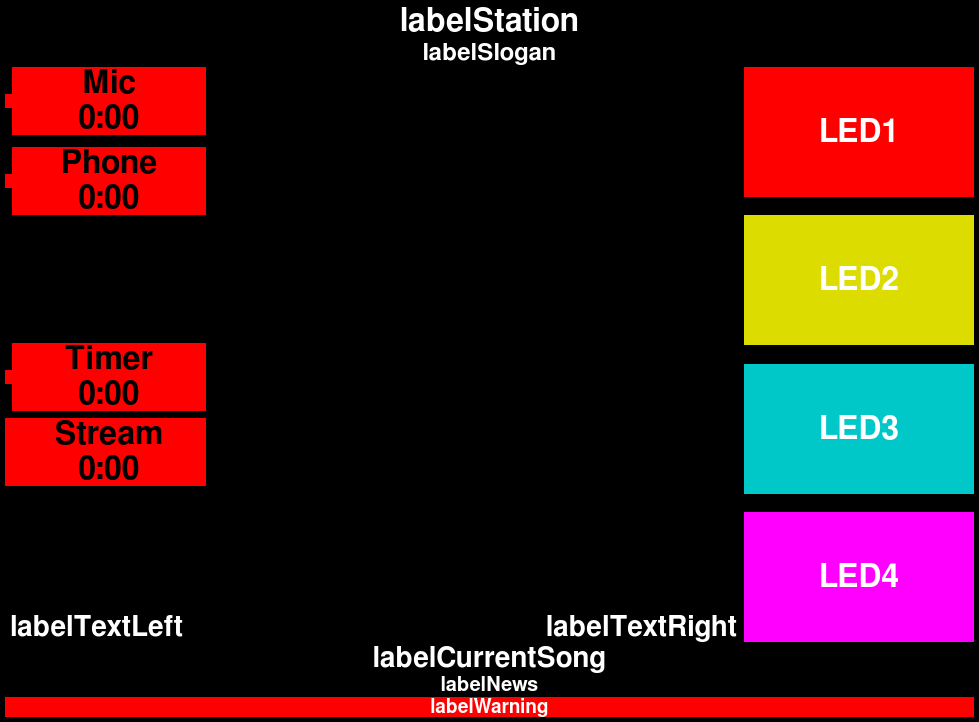
<?xml version="1.0" encoding="UTF-8"?>
<ui version="4.0">
 <class>MainScreen</class>
 <widget class="QWidget" name="MainScreen">
  <property name="windowModality">
   <enum>Qt::NonModal</enum>
  </property>
  <property name="enabled">
   <bool>true</bool>
  </property>
  <property name="geometry">
   <rect>
    <x>0</x>
    <y>0</y>
    <width>979</width>
    <height>722</height>
   </rect>
  </property>
  <property name="minimumSize">
   <size>
    <width>0</width>
    <height>0</height>
   </size>
  </property>
  <property name="palette">
   <palette>
    <active>
     <colorrole role="Base">
      <brush brushstyle="SolidPattern">
       <color alpha="255">
        <red>255</red>
        <green>255</green>
        <blue>255</blue>
       </color>
      </brush>
     </colorrole>
     <colorrole role="Window">
      <brush brushstyle="SolidPattern">
       <color alpha="255">
        <red>0</red>
        <green>0</green>
        <blue>0</blue>
       </color>
      </brush>
     </colorrole>
    </active>
    <inactive>
     <colorrole role="Base">
      <brush brushstyle="SolidPattern">
       <color alpha="255">
        <red>255</red>
        <green>255</green>
        <blue>255</blue>
       </color>
      </brush>
     </colorrole>
     <colorrole role="Window">
      <brush brushstyle="SolidPattern">
       <color alpha="255">
        <red>0</red>
        <green>0</green>
        <blue>0</blue>
       </color>
      </brush>
     </colorrole>
    </inactive>
    <disabled>
     <colorrole role="Base">
      <brush brushstyle="SolidPattern">
       <color alpha="255">
        <red>0</red>
        <green>0</green>
        <blue>0</blue>
       </color>
      </brush>
     </colorrole>
     <colorrole role="Window">
      <brush brushstyle="SolidPattern">
       <color alpha="255">
        <red>0</red>
        <green>0</green>
        <blue>0</blue>
       </color>
      </brush>
     </colorrole>
    </disabled>
   </palette>
  </property>
  <property name="windowTitle">
   <string>OnAirScreen</string>
  </property>
  <property name="windowIcon">
   <iconset resource="resources.qrc">
    <normaloff>:/oas_icon/images/oas_icon.png</normaloff>:/oas_icon/images/oas_icon.png</iconset>
  </property>
  <property name="autoFillBackground">
   <bool>false</bool>
  </property>
  <layout class="QGridLayout" name="gridLayout">
   <property name="margin">
    <number>5</number>
   </property>
   <property name="spacing">
    <number>2</number>
   </property>
   <item row="2" column="0">
    <widget class="QFrame" name="AirLED_2">
     <property name="sizePolicy">
      <sizepolicy hsizetype="Preferred" vsizetype="Maximum">
       <horstretch>0</horstretch>
       <verstretch>0</verstretch>
      </sizepolicy>
     </property>
     <property name="maximumSize">
      <size>
       <width>220</width>
       <height>16777215</height>
      </size>
     </property>
     <layout class="QHBoxLayout" name="Air2HorizontalLayout">
      <property name="spacing">
       <number>0</number>
      </property>
      <property name="leftMargin">
       <number>0</number>
      </property>
      <property name="topMargin">
       <number>5</number>
      </property>
      <property name="rightMargin">
       <number>0</number>
      </property>
      <property name="bottomMargin">
       <number>5</number>
      </property>
      <item>
       <widget class="QLabel" name="AirIcon_2">
        <property name="sizePolicy">
         <sizepolicy hsizetype="Maximum" vsizetype="Maximum">
          <horstretch>0</horstretch>
          <verstretch>0</verstretch>
         </sizepolicy>
        </property>
        <property name="styleSheet">
         <string notr="true">background-color: rgb(255, 0, 0);</string>
        </property>
        <property name="frameShadow">
         <enum>QFrame::Plain</enum>
        </property>
        <property name="text">
         <string/>
        </property>
        <property name="pixmap">
         <pixmap resource="resources.qrc">:/phone_icon/images/phone_icon.png</pixmap>
        </property>
        <property name="scaledContents">
         <bool>false</bool>
        </property>
        <property name="margin">
         <number>5</number>
        </property>
       </widget>
      </item>
      <item>
       <widget class="QLabel" name="AirLabel_2">
        <property name="sizePolicy">
         <sizepolicy hsizetype="MinimumExpanding" vsizetype="Minimum">
          <horstretch>0</horstretch>
          <verstretch>0</verstretch>
         </sizepolicy>
        </property>
        <property name="minimumSize">
         <size>
          <width>140</width>
          <height>0</height>
         </size>
        </property>
        <property name="maximumSize">
         <size>
          <width>16777215</width>
          <height>16777215</height>
         </size>
        </property>
        <property name="font">
         <font>
          <family>FreeSans</family>
          <pointsize>24</pointsize>
          <weight>75</weight>
          <bold>true</bold>
         </font>
        </property>
        <property name="styleSheet">
         <string notr="true">background-color: rgb(255, 0, 0);</string>
        </property>
        <property name="text">
         <string>Phone
0:00</string>
        </property>
        <property name="alignment">
         <set>Qt::AlignCenter</set>
        </property>
       </widget>
      </item>
     </layout>
    </widget>
   </item>
   <item row="8" column="0" colspan="3">
    <layout class="QVBoxLayout" name="LayoutBottom">
     <item>
      <widget class="QLabel" name="labelCurrentSong">
       <property name="enabled">
        <bool>true</bool>
       </property>
       <property name="font">
        <font>
         <family>FreeSans</family>
         <pointsize>21</pointsize>
         <weight>75</weight>
         <bold>true</bold>
        </font>
       </property>
       <property name="styleSheet">
        <string notr="true">color: rgb(255, 255, 255);</string>
       </property>
       <property name="text">
        <string>labelCurrentSong</string>
       </property>
       <property name="alignment">
        <set>Qt::AlignCenter</set>
       </property>
      </widget>
     </item>
     <item>
      <widget class="QLabel" name="labelNews">
       <property name="enabled">
        <bool>true</bool>
       </property>
       <property name="font">
        <font>
         <family>FreeSans</family>
         <pointsize>15</pointsize>
         <weight>75</weight>
         <bold>true</bold>
        </font>
       </property>
       <property name="styleSheet">
        <string notr="true">color: rgb(255, 255, 255);</string>
       </property>
       <property name="text">
        <string>labelNews</string>
       </property>
       <property name="alignment">
        <set>Qt::AlignCenter</set>
       </property>
      </widget>
     </item>
     <item>
      <widget class="QLabel" name="labelWarning">
       <property name="font">
        <font>
         <family>FreeSans</family>
         <pointsize>14</pointsize>
         <weight>75</weight>
         <bold>true</bold>
        </font>
       </property>
       <property name="styleSheet">
        <string notr="true">background-color: rgb(255, 0, 0);
color: rgb(255, 255, 255);</string>
       </property>
       <property name="text">
        <string>labelWarning</string>
       </property>
       <property name="alignment">
        <set>Qt::AlignCenter</set>
       </property>
      </widget>
     </item>
    </layout>
   </item>
   <item row="1" column="0">
    <widget class="QFrame" name="AirLED_1">
     <property name="sizePolicy">
      <sizepolicy hsizetype="Preferred" vsizetype="Maximum">
       <horstretch>0</horstretch>
       <verstretch>0</verstretch>
      </sizepolicy>
     </property>
     <property name="maximumSize">
      <size>
       <width>220</width>
       <height>16777215</height>
      </size>
     </property>
     <layout class="QHBoxLayout" name="horizontalLayout_2">
      <property name="spacing">
       <number>0</number>
      </property>
      <property name="leftMargin">
       <number>0</number>
      </property>
      <property name="topMargin">
       <number>0</number>
      </property>
      <property name="rightMargin">
       <number>0</number>
      </property>
      <property name="bottomMargin">
       <number>5</number>
      </property>
      <item>
       <widget class="QLabel" name="AirIcon_1">
        <property name="sizePolicy">
         <sizepolicy hsizetype="Maximum" vsizetype="Maximum">
          <horstretch>0</horstretch>
          <verstretch>0</verstretch>
         </sizepolicy>
        </property>
        <property name="styleSheet">
         <string notr="true">background-color: rgb(255, 0, 0);</string>
        </property>
        <property name="frameShadow">
         <enum>QFrame::Plain</enum>
        </property>
        <property name="text">
         <string/>
        </property>
        <property name="pixmap">
         <pixmap resource="resources.qrc">:/mic_icon.png/images/mic_icon.png</pixmap>
        </property>
        <property name="scaledContents">
         <bool>false</bool>
        </property>
        <property name="margin">
         <number>5</number>
        </property>
       </widget>
      </item>
      <item>
       <widget class="QLabel" name="AirLabel_1">
        <property name="sizePolicy">
         <sizepolicy hsizetype="MinimumExpanding" vsizetype="Minimum">
          <horstretch>0</horstretch>
          <verstretch>0</verstretch>
         </sizepolicy>
        </property>
        <property name="minimumSize">
         <size>
          <width>140</width>
          <height>0</height>
         </size>
        </property>
        <property name="maximumSize">
         <size>
          <width>16777215</width>
          <height>16777215</height>
         </size>
        </property>
        <property name="font">
         <font>
          <family>FreeSans</family>
          <pointsize>24</pointsize>
          <weight>75</weight>
          <bold>true</bold>
         </font>
        </property>
        <property name="styleSheet">
         <string notr="true">background-color: rgb(255, 0, 0);</string>
        </property>
        <property name="text">
         <string>Mic
0:00</string>
        </property>
        <property name="alignment">
         <set>Qt::AlignCenter</set>
        </property>
       </widget>
      </item>
     </layout>
    </widget>
   </item>
   <item row="3" column="0">
    <spacer name="verticalSpacer_4">
     <property name="orientation">
      <enum>Qt::Vertical</enum>
     </property>
     <property name="sizeHint" stdset="0">
      <size>
       <width>20</width>
       <height>40</height>
      </size>
     </property>
    </spacer>
   </item>
   <item row="7" column="0" colspan="2">
    <layout class="QHBoxLayout" name="horizontalLayout">
     <property name="leftMargin">
      <number>5</number>
     </property>
     <property name="rightMargin">
      <number>5</number>
     </property>
     <item>
      <widget class="QLabel" name="labelTextLeft">
       <property name="font">
        <font>
         <family>FreeSans</family>
         <pointsize>21</pointsize>
         <weight>75</weight>
         <bold>true</bold>
        </font>
       </property>
       <property name="styleSheet">
        <string notr="true">color: rgb(255, 255, 255);</string>
       </property>
       <property name="text">
        <string>labelTextLeft</string>
       </property>
      </widget>
     </item>
     <item>
      <widget class="QLabel" name="labelTextRight">
       <property name="font">
        <font>
         <family>FreeSans</family>
         <pointsize>21</pointsize>
         <weight>75</weight>
         <bold>true</bold>
        </font>
       </property>
       <property name="styleSheet">
        <string notr="true">color: rgb(255, 255, 255);</string>
       </property>
       <property name="text">
        <string>labelTextRight</string>
       </property>
       <property name="alignment">
        <set>Qt::AlignRight|Qt::AlignTrailing|Qt::AlignVCenter</set>
       </property>
      </widget>
     </item>
    </layout>
   </item>
   <item row="1" column="2" rowspan="7">
    <layout class="QVBoxLayout" name="verticalLayout" stretch="10,1,10,1,10,1,10">
     <property name="spacing">
      <number>6</number>
     </property>
     <item>
      <widget class="QLabel" name="buttonLED1">
       <property name="sizePolicy">
        <sizepolicy hsizetype="Minimum" vsizetype="Expanding">
         <horstretch>0</horstretch>
         <verstretch>0</verstretch>
        </sizepolicy>
       </property>
       <property name="minimumSize">
        <size>
         <width>230</width>
         <height>120</height>
        </size>
       </property>
       <property name="font">
        <font>
         <family>FreeSans</family>
         <pointsize>24</pointsize>
         <weight>75</weight>
         <bold>true</bold>
        </font>
       </property>
       <property name="styleSheet">
        <string notr="true">background-color: rgb(255, 0, 0);
color: rgb(255, 255, 255);</string>
       </property>
       <property name="text">
        <string>LED1</string>
       </property>
       <property name="alignment">
        <set>Qt::AlignCenter</set>
       </property>
      </widget>
     </item>
     <item>
      <spacer name="verticalSpacer">
       <property name="orientation">
        <enum>Qt::Vertical</enum>
       </property>
       <property name="sizeType">
        <enum>QSizePolicy::MinimumExpanding</enum>
       </property>
       <property name="sizeHint" stdset="0">
        <size>
         <width>20</width>
         <height>5</height>
        </size>
       </property>
      </spacer>
     </item>
     <item>
      <widget class="QLabel" name="buttonLED2">
       <property name="sizePolicy">
        <sizepolicy hsizetype="Minimum" vsizetype="Expanding">
         <horstretch>0</horstretch>
         <verstretch>0</verstretch>
        </sizepolicy>
       </property>
       <property name="minimumSize">
        <size>
         <width>230</width>
         <height>120</height>
        </size>
       </property>
       <property name="font">
        <font>
         <family>FreeSans</family>
         <pointsize>24</pointsize>
         <weight>75</weight>
         <bold>true</bold>
        </font>
       </property>
       <property name="styleSheet">
        <string notr="true">background-color: rgb(220, 220, 0);
color: rgb(255, 255, 255);</string>
       </property>
       <property name="text">
        <string>LED2</string>
       </property>
       <property name="alignment">
        <set>Qt::AlignCenter</set>
       </property>
      </widget>
     </item>
     <item>
      <spacer name="verticalSpacer_2">
       <property name="orientation">
        <enum>Qt::Vertical</enum>
       </property>
       <property name="sizeType">
        <enum>QSizePolicy::MinimumExpanding</enum>
       </property>
       <property name="sizeHint" stdset="0">
        <size>
         <width>20</width>
         <height>5</height>
        </size>
       </property>
      </spacer>
     </item>
     <item>
      <widget class="QLabel" name="buttonLED3">
       <property name="sizePolicy">
        <sizepolicy hsizetype="Minimum" vsizetype="Expanding">
         <horstretch>0</horstretch>
         <verstretch>0</verstretch>
        </sizepolicy>
       </property>
       <property name="minimumSize">
        <size>
         <width>230</width>
         <height>120</height>
        </size>
       </property>
       <property name="font">
        <font>
         <family>FreeSans</family>
         <pointsize>24</pointsize>
         <weight>75</weight>
         <bold>true</bold>
        </font>
       </property>
       <property name="styleSheet">
        <string notr="true">background-color: rgb(0, 200, 200);
color: rgb(255, 255, 255);</string>
       </property>
       <property name="text">
        <string>LED3</string>
       </property>
       <property name="alignment">
        <set>Qt::AlignCenter</set>
       </property>
      </widget>
     </item>
     <item>
      <spacer name="verticalSpacer_3">
       <property name="orientation">
        <enum>Qt::Vertical</enum>
       </property>
       <property name="sizeType">
        <enum>QSizePolicy::MinimumExpanding</enum>
       </property>
       <property name="sizeHint" stdset="0">
        <size>
         <width>20</width>
         <height>5</height>
        </size>
       </property>
      </spacer>
     </item>
     <item>
      <widget class="QLabel" name="buttonLED4">
       <property name="minimumSize">
        <size>
         <width>230</width>
         <height>120</height>
        </size>
       </property>
       <property name="font">
        <font>
         <family>FreeSans</family>
         <pointsize>24</pointsize>
         <weight>75</weight>
         <bold>true</bold>
        </font>
       </property>
       <property name="styleSheet">
        <string notr="true">background-color: rgb(255, 0, 255);
color: rgb(255, 255, 255);</string>
       </property>
       <property name="text">
        <string>LED4</string>
       </property>
       <property name="alignment">
        <set>Qt::AlignCenter</set>
       </property>
      </widget>
     </item>
    </layout>
   </item>
   <item row="0" column="0" colspan="3">
    <layout class="QVBoxLayout" name="verticalLayout_2">
     <item>
      <widget class="QLabel" name="labelStation">
       <property name="sizePolicy">
        <sizepolicy hsizetype="Expanding" vsizetype="Preferred">
         <horstretch>0</horstretch>
         <verstretch>0</verstretch>
        </sizepolicy>
       </property>
       <property name="palette">
        <palette>
         <active>
          <colorrole role="WindowText">
           <brush brushstyle="SolidPattern">
            <color alpha="255">
             <red>255</red>
             <green>255</green>
             <blue>255</blue>
            </color>
           </brush>
          </colorrole>
         </active>
         <inactive>
          <colorrole role="WindowText">
           <brush brushstyle="SolidPattern">
            <color alpha="255">
             <red>255</red>
             <green>255</green>
             <blue>255</blue>
            </color>
           </brush>
          </colorrole>
         </inactive>
         <disabled>
          <colorrole role="WindowText">
           <brush brushstyle="SolidPattern">
            <color alpha="255">
             <red>146</red>
             <green>145</green>
             <blue>144</blue>
            </color>
           </brush>
          </colorrole>
         </disabled>
        </palette>
       </property>
       <property name="font">
        <font>
         <family>FreeSans</family>
         <pointsize>24</pointsize>
         <weight>75</weight>
         <bold>true</bold>
        </font>
       </property>
       <property name="autoFillBackground">
        <bool>false</bool>
       </property>
       <property name="text">
        <string>labelStation</string>
       </property>
       <property name="scaledContents">
        <bool>false</bool>
       </property>
       <property name="alignment">
        <set>Qt::AlignCenter</set>
       </property>
      </widget>
     </item>
     <item>
      <widget class="QLabel" name="labelSlogan">
       <property name="sizeIncrement">
        <size>
         <width>1</width>
         <height>1</height>
        </size>
       </property>
       <property name="palette">
        <palette>
         <active>
          <colorrole role="WindowText">
           <brush brushstyle="SolidPattern">
            <color alpha="255">
             <red>255</red>
             <green>255</green>
             <blue>255</blue>
            </color>
           </brush>
          </colorrole>
         </active>
         <inactive>
          <colorrole role="WindowText">
           <brush brushstyle="SolidPattern">
            <color alpha="255">
             <red>255</red>
             <green>255</green>
             <blue>255</blue>
            </color>
           </brush>
          </colorrole>
         </inactive>
         <disabled>
          <colorrole role="WindowText">
           <brush brushstyle="SolidPattern">
            <color alpha="255">
             <red>146</red>
             <green>145</green>
             <blue>144</blue>
            </color>
           </brush>
          </colorrole>
         </disabled>
        </palette>
       </property>
       <property name="font">
        <font>
         <family>FreeSans</family>
         <pointsize>18</pointsize>
         <weight>75</weight>
         <bold>true</bold>
        </font>
       </property>
       <property name="autoFillBackground">
        <bool>false</bool>
       </property>
       <property name="text">
        <string>labelSlogan</string>
       </property>
       <property name="scaledContents">
        <bool>false</bool>
       </property>
       <property name="alignment">
        <set>Qt::AlignCenter</set>
       </property>
      </widget>
     </item>
    </layout>
   </item>
   <item row="4" column="0">
    <widget class="QFrame" name="AirLED_3">
     <property name="sizePolicy">
      <sizepolicy hsizetype="Preferred" vsizetype="Maximum">
       <horstretch>0</horstretch>
       <verstretch>0</verstretch>
      </sizepolicy>
     </property>
     <property name="maximumSize">
      <size>
       <width>220</width>
       <height>16777215</height>
      </size>
     </property>
     <layout class="QHBoxLayout" name="horizontalLayout_32">
      <property name="spacing">
       <number>0</number>
      </property>
      <property name="leftMargin">
       <number>0</number>
      </property>
      <property name="topMargin">
       <number>0</number>
      </property>
      <property name="rightMargin">
       <number>0</number>
      </property>
      <property name="bottomMargin">
       <number>5</number>
      </property>
      <item>
       <widget class="QLabel" name="AirIcon_3">
        <property name="sizePolicy">
         <sizepolicy hsizetype="Maximum" vsizetype="Maximum">
          <horstretch>0</horstretch>
          <verstretch>0</verstretch>
         </sizepolicy>
        </property>
        <property name="styleSheet">
         <string notr="true">background-color: rgb(255, 0, 0);</string>
        </property>
        <property name="frameShadow">
         <enum>QFrame::Plain</enum>
        </property>
        <property name="text">
         <string/>
        </property>
        <property name="pixmap">
         <pixmap resource="resources.qrc">:/timer_icon/images/timer_icon.png</pixmap>
        </property>
        <property name="scaledContents">
         <bool>false</bool>
        </property>
        <property name="margin">
         <number>5</number>
        </property>
       </widget>
      </item>
      <item>
       <widget class="QLabel" name="AirLabel_3">
        <property name="sizePolicy">
         <sizepolicy hsizetype="MinimumExpanding" vsizetype="Minimum">
          <horstretch>0</horstretch>
          <verstretch>0</verstretch>
         </sizepolicy>
        </property>
        <property name="minimumSize">
         <size>
          <width>140</width>
          <height>0</height>
         </size>
        </property>
        <property name="maximumSize">
         <size>
          <width>16777215</width>
          <height>16777215</height>
         </size>
        </property>
        <property name="font">
         <font>
          <family>FreeSans</family>
          <pointsize>24</pointsize>
          <weight>75</weight>
          <bold>true</bold>
         </font>
        </property>
        <property name="styleSheet">
         <string notr="true">background-color: rgb(255, 0, 0);</string>
        </property>
        <property name="text">
         <string>Timer
0:00</string>
        </property>
        <property name="alignment">
         <set>Qt::AlignCenter</set>
        </property>
       </widget>
      </item>
     </layout>
    </widget>
   </item>
   <item row="6" column="0">
    <spacer name="verticalSpacer_5">
     <property name="orientation">
      <enum>Qt::Vertical</enum>
     </property>
     <property name="sizeHint" stdset="0">
      <size>
       <width>20</width>
       <height>40</height>
      </size>
     </property>
    </spacer>
   </item>
   <item row="1" column="1" rowspan="6">
    <layout class="QVBoxLayout" name="verticalLayout_3">
     <property name="margin">
      <number>2</number>
     </property>
     <item>
      <widget class="ClockWidget" name="clockWidget" native="true">
       <property name="sizePolicy">
        <sizepolicy hsizetype="Expanding" vsizetype="Expanding">
         <horstretch>0</horstretch>
         <verstretch>0</verstretch>
        </sizepolicy>
       </property>
       <property name="minimumSize">
        <size>
         <width>530</width>
         <height>0</height>
        </size>
       </property>
       <property name="clockType" stdset="0">
        <number>1</number>
       </property>
      </widget>
     </item>
    </layout>
   </item>
   <item row="5" column="0">
    <widget class="QFrame" name="AirLED_4">
     <property name="sizePolicy">
      <sizepolicy hsizetype="Preferred" vsizetype="Maximum">
       <horstretch>0</horstretch>
       <verstretch>0</verstretch>
      </sizepolicy>
     </property>
     <property name="maximumSize">
      <size>
       <width>220</width>
       <height>16777215</height>
      </size>
     </property>
     <property name="frameShape">
      <enum>QFrame::NoFrame</enum>
     </property>
     <property name="frameShadow">
      <enum>QFrame::Plain</enum>
     </property>
     <layout class="QHBoxLayout" name="horizontalLayout_3">
      <property name="spacing">
       <number>0</number>
      </property>
      <property name="leftMargin">
       <number>0</number>
      </property>
      <property name="topMargin">
       <number>0</number>
      </property>
      <property name="rightMargin">
       <number>0</number>
      </property>
      <property name="bottomMargin">
       <number>5</number>
      </property>
      <item>
       <widget class="QLabel" name="AirIcon_4">
        <property name="sizePolicy">
         <sizepolicy hsizetype="Maximum" vsizetype="Maximum">
          <horstretch>0</horstretch>
          <verstretch>0</verstretch>
         </sizepolicy>
        </property>
        <property name="maximumSize">
         <size>
          <width>59</width>
          <height>109</height>
         </size>
        </property>
        <property name="styleSheet">
         <string notr="true">background-color: rgb(255, 0, 0);</string>
        </property>
        <property name="frameShadow">
         <enum>QFrame::Plain</enum>
        </property>
        <property name="text">
         <string/>
        </property>
        <property name="pixmap">
         <pixmap resource="resources.qrc">:/stream_icon/images/antenna2.png</pixmap>
        </property>
        <property name="scaledContents">
         <bool>true</bool>
        </property>
        <property name="margin">
         <number>5</number>
        </property>
       </widget>
      </item>
      <item>
       <widget class="QLabel" name="AirLabel_4">
        <property name="sizePolicy">
         <sizepolicy hsizetype="MinimumExpanding" vsizetype="Minimum">
          <horstretch>0</horstretch>
          <verstretch>0</verstretch>
         </sizepolicy>
        </property>
        <property name="minimumSize">
         <size>
          <width>140</width>
          <height>0</height>
         </size>
        </property>
        <property name="maximumSize">
         <size>
          <width>16777215</width>
          <height>16777215</height>
         </size>
        </property>
        <property name="font">
         <font>
          <family>FreeSans</family>
          <pointsize>24</pointsize>
          <weight>75</weight>
          <bold>true</bold>
         </font>
        </property>
        <property name="styleSheet">
         <string notr="true">background-color: rgb(255, 0, 0);</string>
        </property>
        <property name="text">
         <string>Stream
0:00</string>
        </property>
        <property name="alignment">
         <set>Qt::AlignCenter</set>
        </property>
       </widget>
      </item>
     </layout>
    </widget>
   </item>
  </layout>
 </widget>
 <customwidgets>
  <customwidget>
   <class>ClockWidget</class>
   <extends>QWidget</extends>
   <header>clockwidget</header>
  </customwidget>
 </customwidgets>
 <resources>
  <include location="resources.qrc"/>
 </resources>
 <connections/>
</ui>
